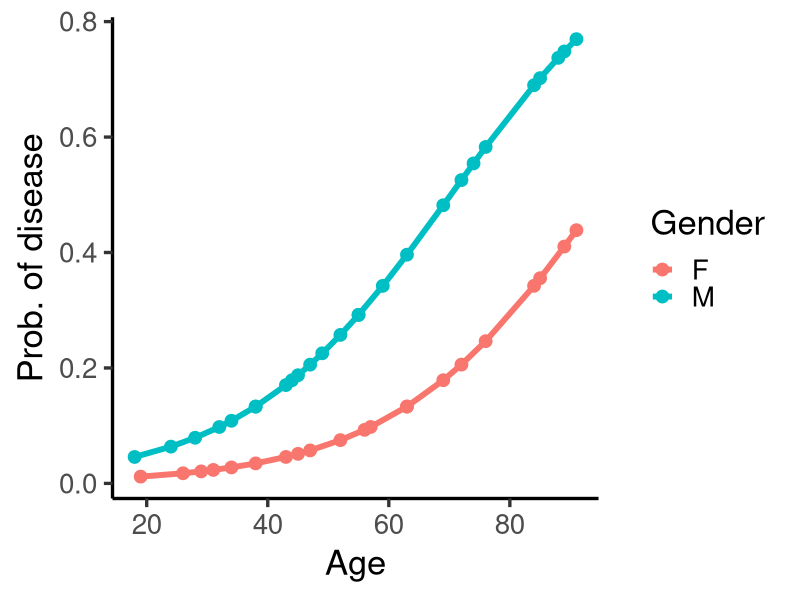

Source code (R):
# Script: Logistic_Regression_Analysis.R
# Description: This script performs logistic regression to model disease probability 
# based on age and gender.

# Load necessary library
library(ggplot2)

# Flag to control image generation
generate_pdf <- FALSE  # Set to TRUE to save the plot

# Generate dataset
set.seed(999)
gender <- c(rep("M", 26), rep("F", 21))
age <- c(18, 24, 28, 32, 34, 38, 38, 43, 44, 45, 47, 49, 52, 55, 55, 59, 63, 69, 72, 
         74, 76, 84, 85, 88, 89, 91, 19, 26, 29, 31, 34, 38, 43, 45, 47, 52, 56, 57, 
         63, 63, 69, 72, 76, 84, 85, 89, 91)
disease <- c(0, 0, 0, 0, 1, 0, 0, 0, 0, 0, 0, 1, 0, 0, 1, 0, 0, 0, 1, 0, 1, 1, 1, 0, 1, 1, 
             0, 0, 0, 0, 0, 0, 0, 1, 0, 0, 0, 0, 0, 0, 0, 0, 0, 0, 1, 0, 1)
patients <- data.frame(age, gender, disease)

# Logistic regression model: Disease ~ Age + Gender
mod1 <- glm(data = patients, disease ~ age + gender, family = binomial)
summary(mod1)

# Prepare new data with predicted probabilities
patients$Gender <- as.factor(patients$gender)
new_data <- patients
new_data$vs <- predict(mod1, newdata = patients, type = "response")

# Plot logistic regression results
logistic_plot <- ggplot(data = new_data, 
                        aes(x = age, y = vs, color = Gender)) +
  theme_classic(base_size = 25) +
  geom_line(data = new_data, size = 2) +
  geom_point(size = 4) +
  xlab("Age") +
  ylab("Prob. of disease")

# Save plot if enabled
if (generate_pdf) {
  ggsave("logistic_plot.png", plot = logistic_plot, width = 8, height = 8)
}

# Display 
logistic_plot

# Print model summary
print(summary(mod1))
